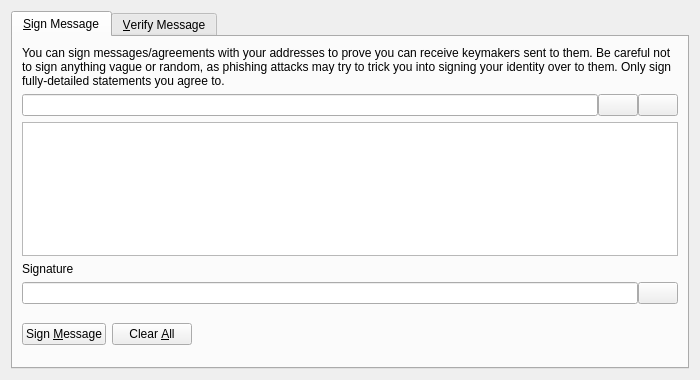
<?xml version="1.0" encoding="UTF-8"?>
<ui version="4.0">
 <class>SignVerifyMessageDialog</class>
 <widget class="QDialog" name="SignVerifyMessageDialog">
  <property name="geometry">
   <rect>
    <x>0</x>
    <y>0</y>
    <width>700</width>
    <height>380</height>
   </rect>
  </property>
  <property name="windowTitle">
   <string>Signatures - Sign / Verify a Message</string>
  </property>
  <property name="modal">
   <bool>true</bool>
  </property>
  <layout class="QVBoxLayout" name="verticalLayout">
   <item>
    <widget class="QTabWidget" name="tabWidget">
     <property name="currentIndex">
      <number>0</number>
     </property>
     <widget class="QWidget" name="tabSignMessage">
      <attribute name="title">
       <string>&amp;Sign Message</string>
      </attribute>
      <layout class="QVBoxLayout" name="verticalLayout_SM">
       <item>
        <widget class="QLabel" name="infoLabel_SM">
         <property name="text">
          <string>You can sign messages/agreements with your addresses to prove you can receive keymakers sent to them. Be careful not to sign anything vague or random, as phishing attacks may try to trick you into signing your identity over to them. Only sign fully-detailed statements you agree to.</string>
         </property>
         <property name="textFormat">
          <enum>Qt::PlainText</enum>
         </property>
         <property name="wordWrap">
          <bool>true</bool>
         </property>
        </widget>
       </item>
       <item>
        <layout class="QHBoxLayout" name="horizontalLayout_1_SM">
         <property name="spacing">
          <number>0</number>
         </property>
         <item>
          <widget class="QValidatedLineEdit" name="addressIn_SM">
           <property name="toolTip">
            <string>The Keymaker address to sign the message with</string>
           </property>
          </widget>
         </item>
         <item>
          <widget class="QPushButton" name="addressBookButton_SM">
           <property name="toolTip">
            <string>Choose previously used address</string>
           </property>
           <property name="text">
            <string/>
           </property>
           <property name="icon">
            <iconset resource="../bitcoin.qrc">
             <normaloff>:/icons/address-book</normaloff>:/icons/address-book</iconset>
           </property>
           <property name="shortcut">
            <string>Alt+A</string>
           </property>
           <property name="autoDefault">
            <bool>false</bool>
           </property>
          </widget>
         </item>
         <item>
          <widget class="QPushButton" name="pasteButton_SM">
           <property name="toolTip">
            <string>Paste address from clipboard</string>
           </property>
           <property name="text">
            <string/>
           </property>
           <property name="icon">
            <iconset resource="../bitcoin.qrc">
             <normaloff>:/icons/editpaste</normaloff>:/icons/editpaste</iconset>
           </property>
           <property name="shortcut">
            <string>Alt+P</string>
           </property>
           <property name="autoDefault">
            <bool>false</bool>
           </property>
          </widget>
         </item>
        </layout>
       </item>
       <item>
        <widget class="QPlainTextEdit" name="messageIn_SM">
         <property name="toolTip">
          <string>Enter the message you want to sign here</string>
         </property>
        </widget>
       </item>
       <item>
        <widget class="QLabel" name="signatureLabel_SM">
         <property name="text">
          <string>Signature</string>
         </property>
         <property name="textFormat">
          <enum>Qt::PlainText</enum>
         </property>
        </widget>
       </item>
       <item>
        <layout class="QHBoxLayout" name="horizontalLayout_2_SM">
         <property name="spacing">
          <number>0</number>
         </property>
         <item>
          <widget class="QLineEdit" name="signatureOut_SM">
           <property name="font">
            <font>
             <italic>true</italic>
            </font>
           </property>
           <property name="readOnly">
            <bool>true</bool>
           </property>
          </widget>
         </item>
         <item>
          <widget class="QPushButton" name="copySignatureButton_SM">
           <property name="toolTip">
            <string>Copy the current signature to the system clipboard</string>
           </property>
           <property name="text">
            <string/>
           </property>
           <property name="icon">
            <iconset resource="../bitcoin.qrc">
             <normaloff>:/icons/editcopy</normaloff>:/icons/editcopy</iconset>
           </property>
           <property name="autoDefault">
            <bool>false</bool>
           </property>
          </widget>
         </item>
        </layout>
       </item>
       <item>
        <layout class="QHBoxLayout" name="horizontalLayout_3_SM">
         <item>
          <widget class="QPushButton" name="signMessageButton_SM">
           <property name="toolTip">
            <string>Sign the message to prove you own this Keymaker address</string>
           </property>
           <property name="text">
            <string>Sign &amp;Message</string>
           </property>
           <property name="icon">
            <iconset resource="../bitcoin.qrc">
             <normaloff>:/icons/edit</normaloff>:/icons/edit</iconset>
           </property>
           <property name="autoDefault">
            <bool>false</bool>
           </property>
          </widget>
         </item>
         <item>
          <widget class="QPushButton" name="clearButton_SM">
           <property name="toolTip">
            <string>Reset all sign message fields</string>
           </property>
           <property name="text">
            <string>Clear &amp;All</string>
           </property>
           <property name="icon">
            <iconset resource="../bitcoin.qrc">
             <normaloff>:/icons/remove</normaloff>:/icons/remove</iconset>
           </property>
           <property name="autoDefault">
            <bool>false</bool>
           </property>
          </widget>
         </item>
         <item>
          <spacer name="horizontalSpacer_1_SM">
           <property name="orientation">
            <enum>Qt::Horizontal</enum>
           </property>
           <property name="sizeHint" stdset="0">
            <size>
             <width>40</width>
             <height>48</height>
            </size>
           </property>
          </spacer>
         </item>
         <item>
          <widget class="QLabel" name="statusLabel_SM">
           <property name="font">
            <font>
             <weight>75</weight>
             <bold>true</bold>
            </font>
           </property>
           <property name="text">
            <string/>
           </property>
           <property name="wordWrap">
            <bool>true</bool>
           </property>
          </widget>
         </item>
         <item>
          <spacer name="horizontalSpacer_2_SM">
           <property name="orientation">
            <enum>Qt::Horizontal</enum>
           </property>
           <property name="sizeHint" stdset="0">
            <size>
             <width>40</width>
             <height>48</height>
            </size>
           </property>
          </spacer>
         </item>
        </layout>
       </item>
      </layout>
     </widget>
     <widget class="QWidget" name="tabVerifyMessage">
      <attribute name="title">
       <string>&amp;Verify Message</string>
      </attribute>
      <layout class="QVBoxLayout" name="verticalLayout_VM">
       <item>
        <widget class="QLabel" name="infoLabel_VM">
         <property name="text">
          <string>Enter the receiver's address, message (ensure you copy line breaks, spaces, tabs, etc. exactly) and signature below to verify the message. Be careful not to read more into the signature than what is in the signed message itself, to avoid being tricked by a man-in-the-middle attack. Note that this only proves the signing party receives with the address, it cannot prove sendership of any transaction!</string>
         </property>
         <property name="textFormat">
          <enum>Qt::PlainText</enum>
         </property>
         <property name="alignment">
          <set>Qt::AlignLeading|Qt::AlignLeft|Qt::AlignTop</set>
         </property>
         <property name="wordWrap">
          <bool>true</bool>
         </property>
        </widget>
       </item>
       <item>
        <layout class="QHBoxLayout" name="horizontalLayout_1_VM">
         <property name="spacing">
          <number>0</number>
         </property>
         <item>
          <widget class="QValidatedLineEdit" name="addressIn_VM">
           <property name="toolTip">
            <string>The Keymaker address the message was signed with</string>
           </property>
          </widget>
         </item>
         <item>
          <widget class="QPushButton" name="addressBookButton_VM">
           <property name="toolTip">
            <string>Choose previously used address</string>
           </property>
           <property name="text">
            <string/>
           </property>
           <property name="icon">
            <iconset resource="../bitcoin.qrc">
             <normaloff>:/icons/address-book</normaloff>:/icons/address-book</iconset>
           </property>
           <property name="shortcut">
            <string>Alt+A</string>
           </property>
           <property name="autoDefault">
            <bool>false</bool>
           </property>
          </widget>
         </item>
        </layout>
       </item>
       <item>
        <widget class="QPlainTextEdit" name="messageIn_VM"/>
       </item>
       <item>
        <widget class="QValidatedLineEdit" name="signatureIn_VM"/>
       </item>
       <item>
        <layout class="QHBoxLayout" name="horizontalLayout_2_VM">
         <item>
          <widget class="QPushButton" name="verifyMessageButton_VM">
           <property name="toolTip">
            <string>Verify the message to ensure it was signed with the specified Keymaker address</string>
           </property>
           <property name="text">
            <string>Verify &amp;Message</string>
           </property>
           <property name="icon">
            <iconset resource="../bitcoin.qrc">
             <normaloff>:/icons/transaction_0</normaloff>:/icons/transaction_0</iconset>
           </property>
           <property name="autoDefault">
            <bool>false</bool>
           </property>
          </widget>
         </item>
         <item>
          <widget class="QPushButton" name="clearButton_VM">
           <property name="toolTip">
            <string>Reset all verify message fields</string>
           </property>
           <property name="text">
            <string>Clear &amp;All</string>
           </property>
           <property name="icon">
            <iconset resource="../bitcoin.qrc">
             <normaloff>:/icons/remove</normaloff>:/icons/remove</iconset>
           </property>
           <property name="autoDefault">
            <bool>false</bool>
           </property>
          </widget>
         </item>
         <item>
          <spacer name="horizontalSpacer_1_VM">
           <property name="orientation">
            <enum>Qt::Horizontal</enum>
           </property>
           <property name="sizeHint" stdset="0">
            <size>
             <width>40</width>
             <height>48</height>
            </size>
           </property>
          </spacer>
         </item>
         <item>
          <widget class="QLabel" name="statusLabel_VM">
           <property name="font">
            <font>
             <weight>75</weight>
             <bold>true</bold>
            </font>
           </property>
           <property name="text">
            <string/>
           </property>
           <property name="wordWrap">
            <bool>true</bool>
           </property>
          </widget>
         </item>
         <item>
          <spacer name="horizontalSpacer_2_VM">
           <property name="orientation">
            <enum>Qt::Horizontal</enum>
           </property>
           <property name="sizeHint" stdset="0">
            <size>
             <width>40</width>
             <height>48</height>
            </size>
           </property>
          </spacer>
         </item>
        </layout>
       </item>
      </layout>
     </widget>
    </widget>
   </item>
  </layout>
 </widget>
 <customwidgets>
  <customwidget>
   <class>QValidatedLineEdit</class>
   <extends>QLineEdit</extends>
   <header>qt/qvalidatedlineedit.h</header>
  </customwidget>
 </customwidgets>
 <resources>
  <include location="../bitcoin.qrc"/>
 </resources>
 <connections/>
</ui>
